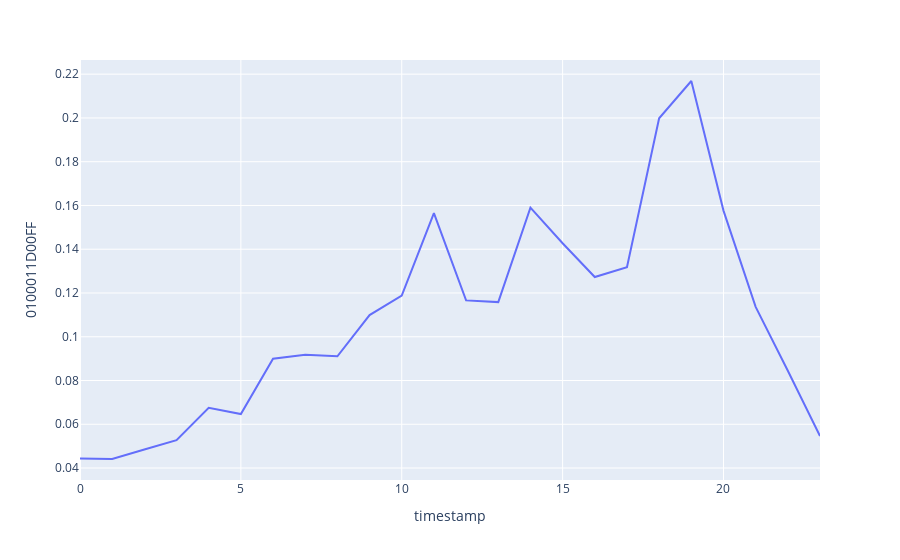

Source (notebook cell):
### Code cell
fig = px.line(df_hour, x="timestamp", y="0100011D00FF")
fig.show()

### Figure 1 — Plotly figure (JSON) as saved in the notebook; plotly's stock layout.template omitted (floating-point values rounded to 4 significant figures)
{"data": [{"hovertemplate": "timestamp=%{x}<br>0100011D00FF=%{y}<extra></extra>", "legendgroup": "", "line": {"color": "#636efa", "dash": "solid"}, "marker": {"symbol": "circle"}, "mode": "lines", "name": "", "orientation": "v", "showlegend": false, "type": "scatter", "x": [0, 1, 2, 3, 4, 5, 6, 7, 8, 9, 10, 11, 12, 13, 14, 15, 16, 17, 18, 19, 20, 21, 22, 23], "xaxis": "x", "y": [0.04432, 0.04413, 0.04848, 0.05273, 0.06756, 0.06468, 0.08994, 0.0918, 0.09105, 0.1099, 0.1188, 0.1565, 0.1166, 0.1158, 0.159, 0.1427, 0.1273, 0.1318, 0.1999, 0.2169, 0.1577, 0.1137, 0.0845, 0.05462], "yaxis": "y"}], "layout": {"legend": {"tracegroupgap": 0}, "margin": {"t": 60}, "xaxis": {"anchor": "y", "domain": [0, 1], "title": {"text": "timestamp"}}, "yaxis": {"anchor": "x", "domain": [0, 1], "title": {"text": "0100011D00FF"}}}}
